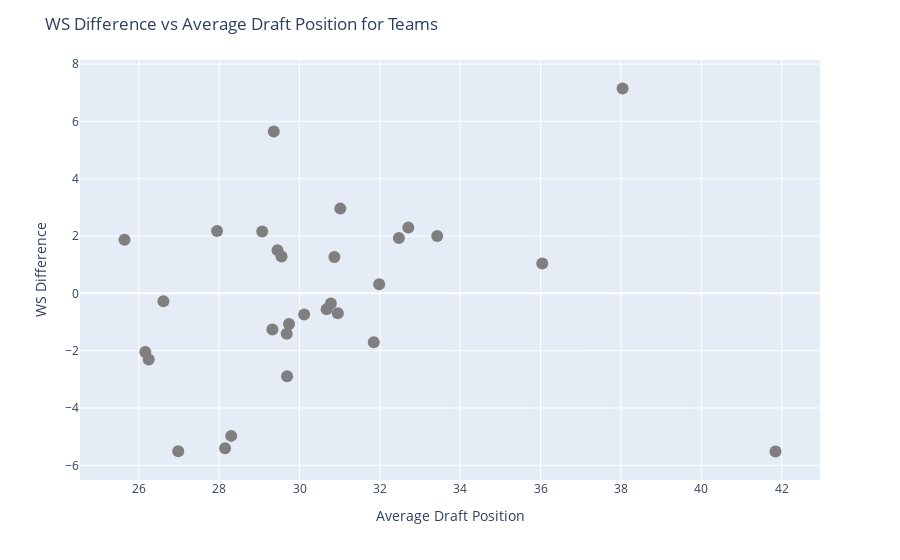

The notebook cell this image was saved under:
### Code cell
# define hover template for team vs avg pick scatter plot
hover_template_team = Template('<b>{{team_name}}</b><br><br>' +
                            'Average Pick: {{pick}} <br>' +
                            '{{selected_stat}} diff to avg players: {{diff}}<br>' +
                            '{{selected_stat}}: {{stat}} <br><extra></extra>')

# create a scatter plot with the difference of the selected stat for each team. The y axis should be the selected stat and the x axis should be the average Pk
def teams_vs_avg_pick_scatter(selected_stat):
    fig = px.scatter(df_team_avg, x='Pk', y=f'{selected_stat}_diff', hover_name='Team',
                     hover_data={'Team': True, selected_stat: True, f'{selected_stat}_diff': True, 'Pk': True},
                        color_discrete_sequence=['#7F7F7F'])
    
    # styling the figure
    fig.update_traces(hovertemplate=hover_template_team.render(team_name='%{hovertext}',
        pick='%{x}',
        diff='%{y:.2f}',
        stat='%{customdata[1]:.2f}',
        selected_stat=selected_stat))
    
    fig.update_traces(marker=dict(size=12), showlegend=False)
    fig.update_layout(title=f'{selected_stat} Difference vs Average Draft Position for Teams',
                      xaxis_title='Average Draft Position', yaxis_title=f'{selected_stat} Difference')
    fig.show()

# create a dropdown widget with all relevant stats
stat_dropdown_avg_position_scatter = widgets.Dropdown(
    options=relevant_stats,
    description='Select Stat:',
    disabled=False,
)

# Define the output area to display the scatter plot
output_avg_position_scatter = widgets.Output()

# Observe changes in the value of the dropdown and call the function
def on_value_change_avg_position_scatter(change):
    clear_output()
    output_avg_position_scatter.clear_output()
    selected_stat = stat_dropdown_avg_position_scatter.value

    display(stat_dropdown_avg_position_scatter)
    with output_avg_position_scatter:
        teams_vs_avg_pick_scatter(selected_stat)

stat_dropdown_avg_position_scatter.observe(on_value_change_avg_position_scatter, names='value')

# Display the dropdown and the output area
display(stat_dropdown_avg_position_scatter)
display(output_avg_position_scatter)

### Figure 1 — Plotly figure (JSON) as saved in the notebook; plotly's stock layout.template omitted (floating-point values rounded to 4 significant figures)
{"data": [{"customdata": [["CLE", 18.81], ["UTA", 16.09], ["DEN", 14.44], ["MIL", 16.01], ["TOR", 22.42], ["PHI", 17.47], ["LAL", 14.68], ["BOS", 13.58], ["SAS", 16.96], ["IND", 12.48], ["DET", 12.38], ["POR", 15.47], ["MIA", 15.04], ["MEM", 14.85], ["CHI", 20.29], ["HOU", 12.64], ["ATL", 13.17], ["NOP", 18.59], ["GSW", 16.43], ["OKC", 14.4], ["SAC", 14.38], ["NYK", 13.3], ["LAC", 12.22], ["DAL", 13.17], ["CHO", 12.54], ["ORL", 15.47], ["BRK", 13.46], ["MIN", 12.28], ["WAS", 11.66], ["PHO", 5.037]], "hovertemplate": "<b>%{hovertext}</b><br><br>Average Pick: %{x} <br>WS diff to avg players: %{y:.2f}<br>WS: %{customdata[1]:.2f} <br><extra></extra>", "hovertext": ["CLE", "UTA", "DEN", "MIL", "TOR", "PHI", "LAL", "BOS", "SAS", "IND", "DET", "POR", "MIA", "MEM", "CHI", "HOU", "ATL", "NOP", "GSW", "OKC", "SAC", "NYK", "LAC", "DAL", "CHO", "ORL", "BRK", "MIN", "WAS", "PHO"], "legendgroup": "", "marker": {"color": "#7F7F7F", "size": 12, "symbol": "circle"}, "mode": "markers", "name": "", "orientation": "v", "showlegend": false, "type": "scatter", "x": [29.07, 32.71, 31.98, 29.55, 29.36, 31.01, 33.43, 30.78, 38.04, 30.67, 31.85, 29.45, 32.47, 29.32, 25.64, 30.95, 29.74, 27.95, 26.61, 30.87, 26.25, 29.68, 29.69, 36.04, 26.98, 26.16, 30.11, 28.3, 28.15, 41.85], "xaxis": "x", "y": [2.156, 2.294, 0.3172, 1.287, 5.647, 2.957, 2.0, -0.3512, 7.149, -0.5564, -1.708, 1.509, 1.93, -1.259, 1.868, -0.6917, -1.072, 2.178, -0.275, 1.272, -2.311, -1.405, -2.892, 1.044, -5.512, -2.048, -0.7377, -4.973, -5.406, -5.518], "yaxis": "y"}], "layout": {"legend": {"tracegroupgap": 0}, "margin": {"t": 60}, "title": {"text": "WS Difference vs Average Draft Position for Teams"}, "xaxis": {"anchor": "y", "domain": [0, 1], "title": {"text": "Average Draft Position"}}, "yaxis": {"anchor": "x", "domain": [0, 1], "title": {"text": "WS Difference"}}}}
